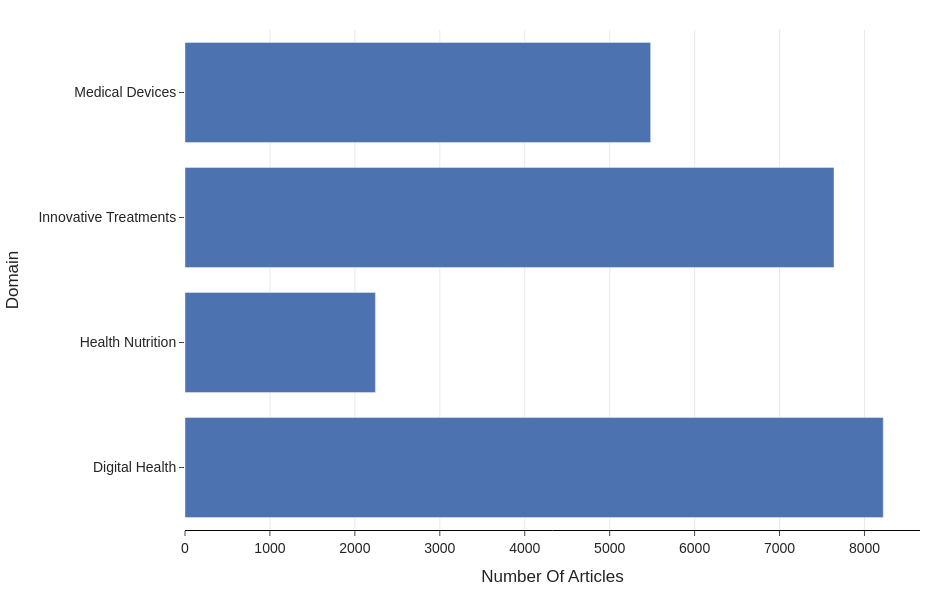

The cell this chart's notebook holds for it:
### Code cell
data = run_query(Queries.Articles_By_Domain)
data['text'] = data['Number Of Articles'].apply(lambda x : f"{x} ({(100 * x/entity_count("Article")):.3f}%)")

fig = px.bar(
    data_frame=data,
    x="Number Of Articles",
    y="Domain",
)

fig = style_paper_bar(fig)
save_fig(fig, 'articles_by_domain.pdf')

fig.show()

### Figure 1 — Plotly figure (JSON) as saved in the notebook; plotly's stock layout.template omitted (floating-point values rounded to 4 significant figures)
{"data": [{"hovertemplate": "Number Of Articles=%{x}<br>Domain=%{y}<extra></extra>", "legendgroup": "", "marker": {"color": "rgb(76,114,176)", "pattern": {"shape": ""}}, "name": "", "orientation": "h", "showlegend": false, "textposition": "auto", "type": "bar", "x": [8221, 2242, 7641, 5482], "xaxis": "x", "y": ["Digital Health", "Health Nutrition", "Innovative Treatments", "Medical Devices"], "yaxis": "y"}], "layout": {"barmode": "relative", "font": {"family": "Arial", "size": 14}, "height": 600, "legend": {"tracegroupgap": 0}, "margin": {"b": 70, "l": 80, "r": 30, "t": 30}, "paper_bgcolor": "white", "plot_bgcolor": "white", "width": 950, "xaxis": {"anchor": "y", "domain": [0, 1], "gridcolor": "lightgray", "gridwidth": 0.5, "linecolor": "black", "linewidth": 1, "showgrid": true, "showline": true, "ticks": "outside", "title": {"text": "Number Of Articles"}, "zeroline": false}, "yaxis": {"anchor": "x", "domain": [0, 1], "showgrid": false, "showline": false, "ticks": "outside", "title": {"text": "Domain"}, "zeroline": false}}}
